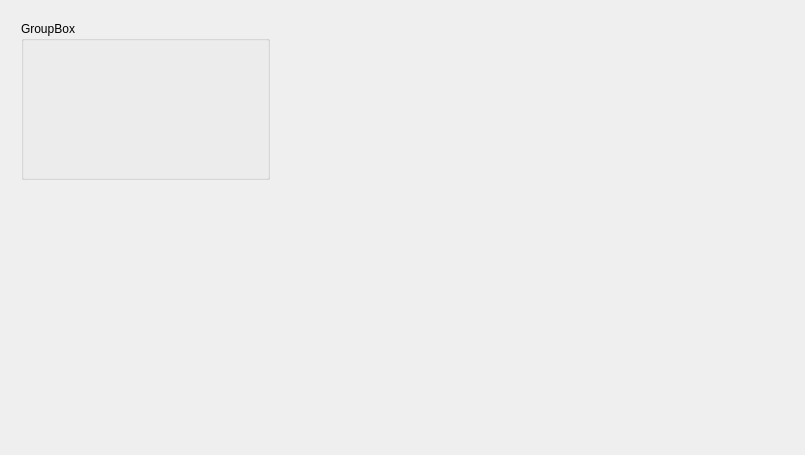
<?xml version="1.0" encoding="UTF-8"?>
<ui version="4.0">
 <class>xUtilityClass</class>
 <widget class="QMainWindow" name="xUtilityClass">
  <property name="geometry">
   <rect>
    <x>0</x>
    <y>0</y>
    <width>805</width>
    <height>455</height>
   </rect>
  </property>
  <property name="mouseTracking">
   <bool>false</bool>
  </property>
  <property name="windowTitle">
   <string>xUtility</string>
  </property>
  <property name="dockOptions">
   <set>QMainWindow::DockOption::AllowTabbedDocks|QMainWindow::DockOption::AnimatedDocks</set>
  </property>
  <widget class="QWidget" name="centralWidget">
   <widget class="QWidget" name="gridLayoutWidget">
    <property name="geometry">
     <rect>
      <x>10</x>
      <y>10</y>
      <width>271</width>
      <height>181</height>
     </rect>
    </property>
    <layout class="QGridLayout" name="gridLayout">
     <item row="0" column="0">
      <widget class="QGroupBox" name="groupBox">
       <property name="title">
        <string>GroupBox</string>
       </property>
      </widget>
     </item>
    </layout>
   </widget>
  </widget>
 </widget>
 <layoutdefault spacing="6" margin="11"/>
 <resources>
  <include location="xUtility.qrc"/>
 </resources>
 <connections/>
</ui>
